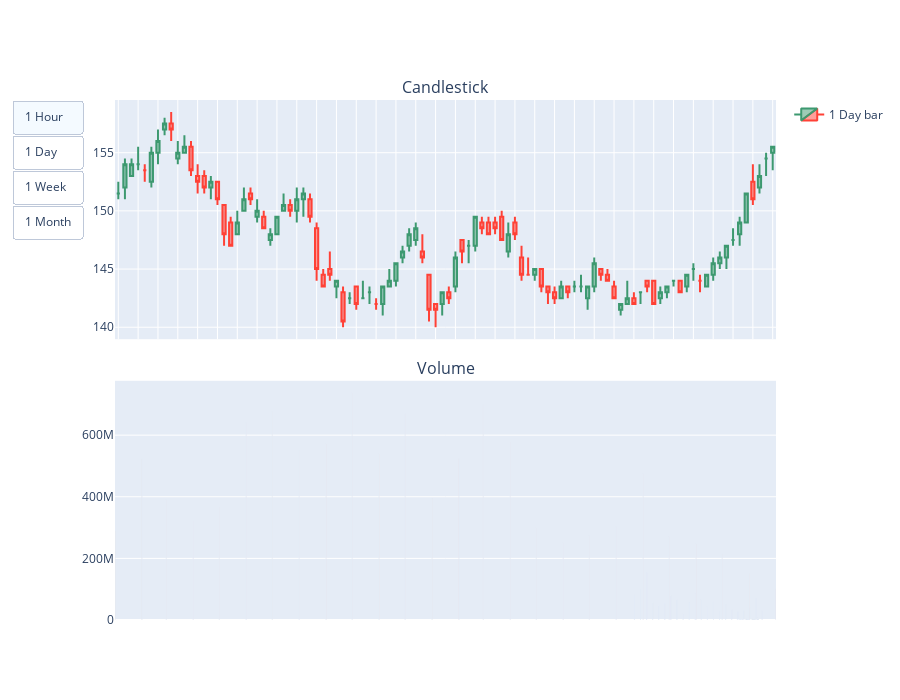

The notebook cell saved with this chart:
### Code cell
fig_test = make_subplots(rows=2, cols=1, shared_xaxes=True, 
               vertical_spacing=0.08, subplot_titles=('Candlestick', 'Volume'))

trace1 = go.Candlestick(x=re_df1w['Date'], open=re_df1w['Open'],
                        high=re_df1w['High'], low=re_df1w['Low'],
                        close=re_df1w['Close'], visible=False, name='1 Week bar')

trace2 = go.Bar(x=re_df1w['Date'], y=re_df1w['Volume'], showlegend=False)

trace3 = go.Candlestick(x=re_df1m['Date'], open=re_df1m['Open'],
                        high=re_df1m['High'], low=re_df1m['Low'],
                        close=re_df1m['Close'], visible=False, name='1 Month bar')

trace4 = go.Bar(x=re_df1m['Date'], y=re_df1m['Volume'], showlegend=False)

trace5 = go.Candlestick(x=new_df1d_index, open=new_df1d['Open'],
                        high=new_df1d['High'], low=new_df1d['Low'],
                        close=new_df1d['Close'], visible=True, name='1 Day bar')

trace6 = go.Bar(x=new_df1d_index, y=new_df1d['Volume'], showlegend=False)

trace7 = go.Candlestick(x=df1h['Datetime'], open=df1h['Open'],
                        high=df1h['High'], low=df1h['Low'],
                        close=df1h['Close'], visible=False, name='1 Hour bar')

trace8 = go.Bar(x=df1h['Datetime'], y=df1h['Volume'], showlegend=False)

fig_test.append_trace(trace1,1,1)
fig_test.append_trace(trace2,2,1)
fig_test.append_trace(trace3,1,1)
fig_test.append_trace(trace4,2,1)
fig_test.append_trace(trace5,1,1)
fig_test.append_trace(trace6,2,1)
fig_test.append_trace(trace7,1,1)
fig_test.append_trace(trace8,2,1)
  
fig_test.update_layout(height=700,updatemenus=[
                    dict(type='buttons',
                        buttons=[
                        dict(label='1 Hour', method='update',
                            args=[{'visible': [False, False, False, False, False, False, True, True]}, {'title': '1 Hour'}]),
                        dict(label='1 Day', method='update',
                            args=[{'visible': [False, False, False, False, True, True, False, False]}, {'title': '1 Day'}]),
                        dict(label='1 Week', method='update',
                            args=[{'visible': [True, True, False, False, False, False, False, False]}, {'title': '1 Week'}]),
                        dict(label='1 Month', method='update',
                            args=[{'visible': [False, False, True, True, False, False, False, False]}, {'title': '1 Month'}])
                        ])])

fig_test.update_xaxes(showticklabels=False)
fig_test.update(layout_xaxis_rangeslider_visible=False)
fig_test.show()
